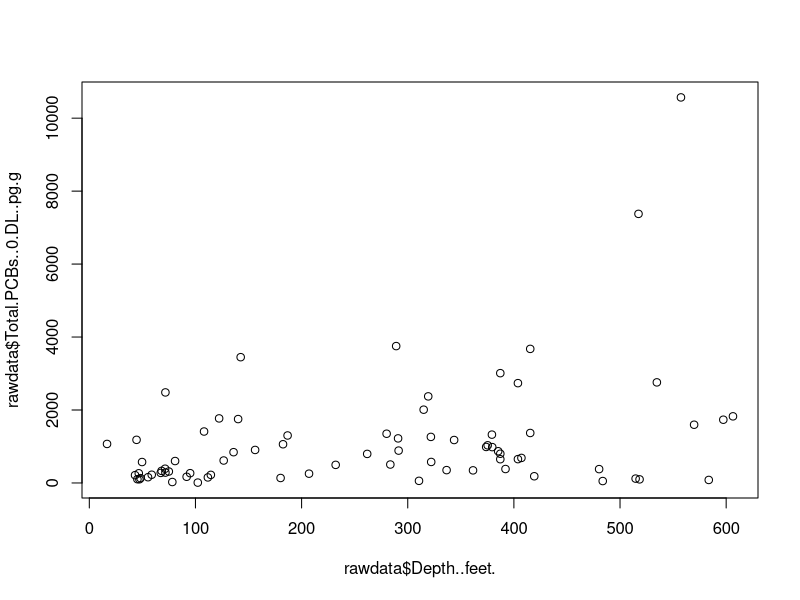
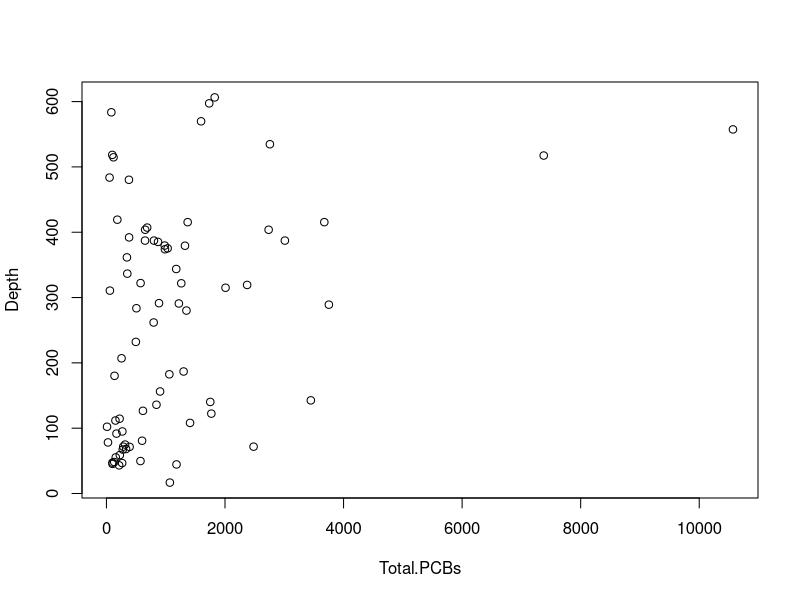
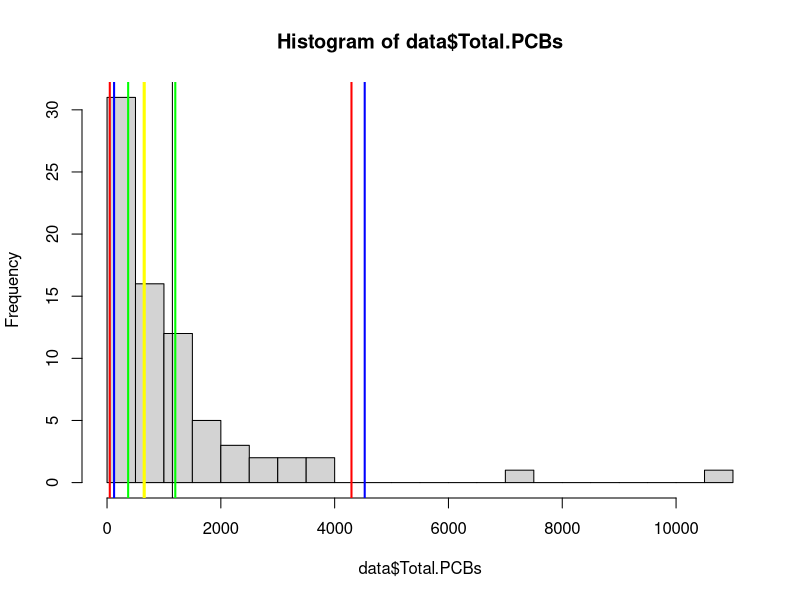
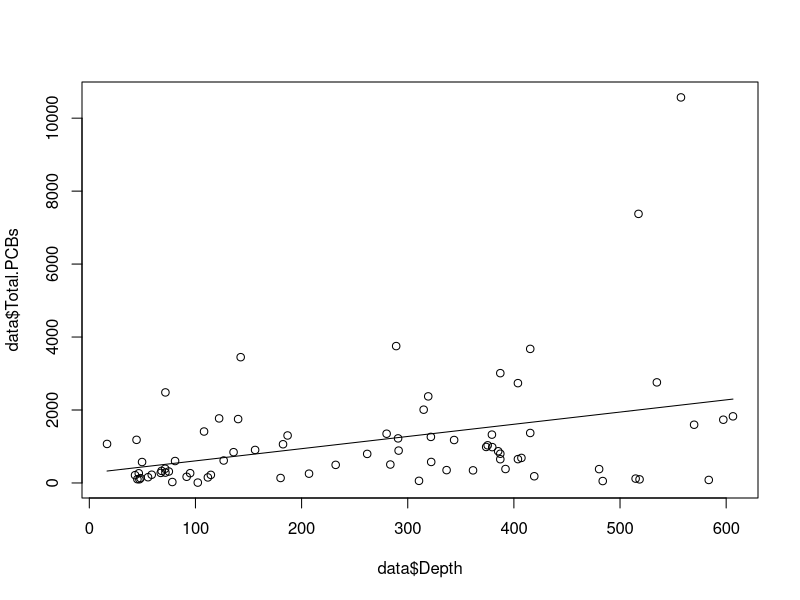
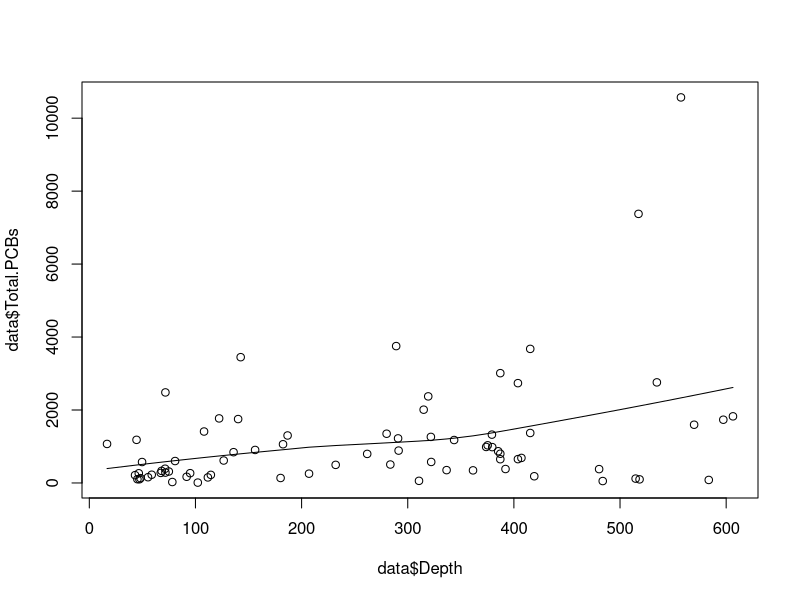
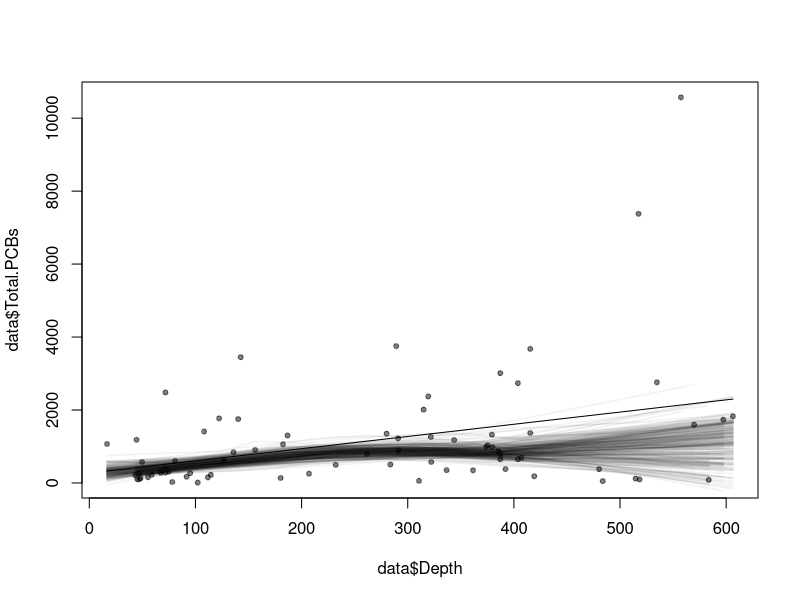

Generate these figures, in order, with R:
## ---- chunk 1
rawdata <- read.csv('2008_BOLD_Survey_of_Puget_Sound_Levels_for_PCB_Congeners_Raw_Data.csv')
# 查看列名
# colnames(rawdata)
# 观察总浓度与深度关系
plot(rawdata$Depth..feet.,rawdata$Total.PCBs..0.DL..pg.g)
# bootstrap重采样
Total.PCBs <- rawdata$Total.PCBs..0.DL..pg.g
Depth <- rawdata$Depth..feet.
data <- cbind(Total.PCBs,Depth)
data <- data.frame(data)
plot(data)
b <- c(0)
c <- c(0)

# 总体取样30进行区间估计
a <- sample(75,30)
subdatatest <- data[a,]

for(i in 1:1000){
a <- sample(30,replace=T)
sub <- subdatatest[a,]
b[i] <- mean(sub$Total.PCBs)
c[i] <- median(sub$Total.PCBs)
}

cib <- quantile(b, probs = c(0.025, 0.975))
cic <- quantile(c, probs = c(0.025, 0.975))
cip <- quantile(data$Total.PCBs, probs = c(0.025, 0.975))
cis <- quantile(subdatatest$Total.PCBs, probs = c(0.025, 0.975))

# 绘制区间估计图
hist(data$Total.PCBs,breaks=20)
abline(v = cip, col = "red", lwd=2)
abline(v = cic, col = "green",lwd=2)
abline(v = cis, col = "blue",lwd=2)
abline(v = mean(data$Total.PCBs), col = "black")
abline(v = median(data$Total.PCBs), col = "yellow",,lwd=3)

# 与深度关系

fit <- lm(data$Total.PCBs~data$Depth)
plot(data$Total.PCBs~data$Depth)
lines(data$Depth,fit$fitted)

# p值0.001525 r^2 0.1294

fit2 <- loess(data$Total.PCBs~data$Depth)
plot(data$Total.PCBs~data$Depth)
lines(lowess(data$Depth,fit2$fitted))

# 局部加权回归散点平滑法

plot(data$Total.PCBs~data$Depth, pch = 20, col = rgb(0, 0, 0, 0.5))
for (i in 1:300){
    idx = sample(75, replace=TRUE)
    lines(lowess(data$Depth[idx], data$Total.PCBs[idx]), col = rgb(0,0, 0, 0.05), lwd = 1.5) 
}
lines(data$Depth,fit$fitted)
